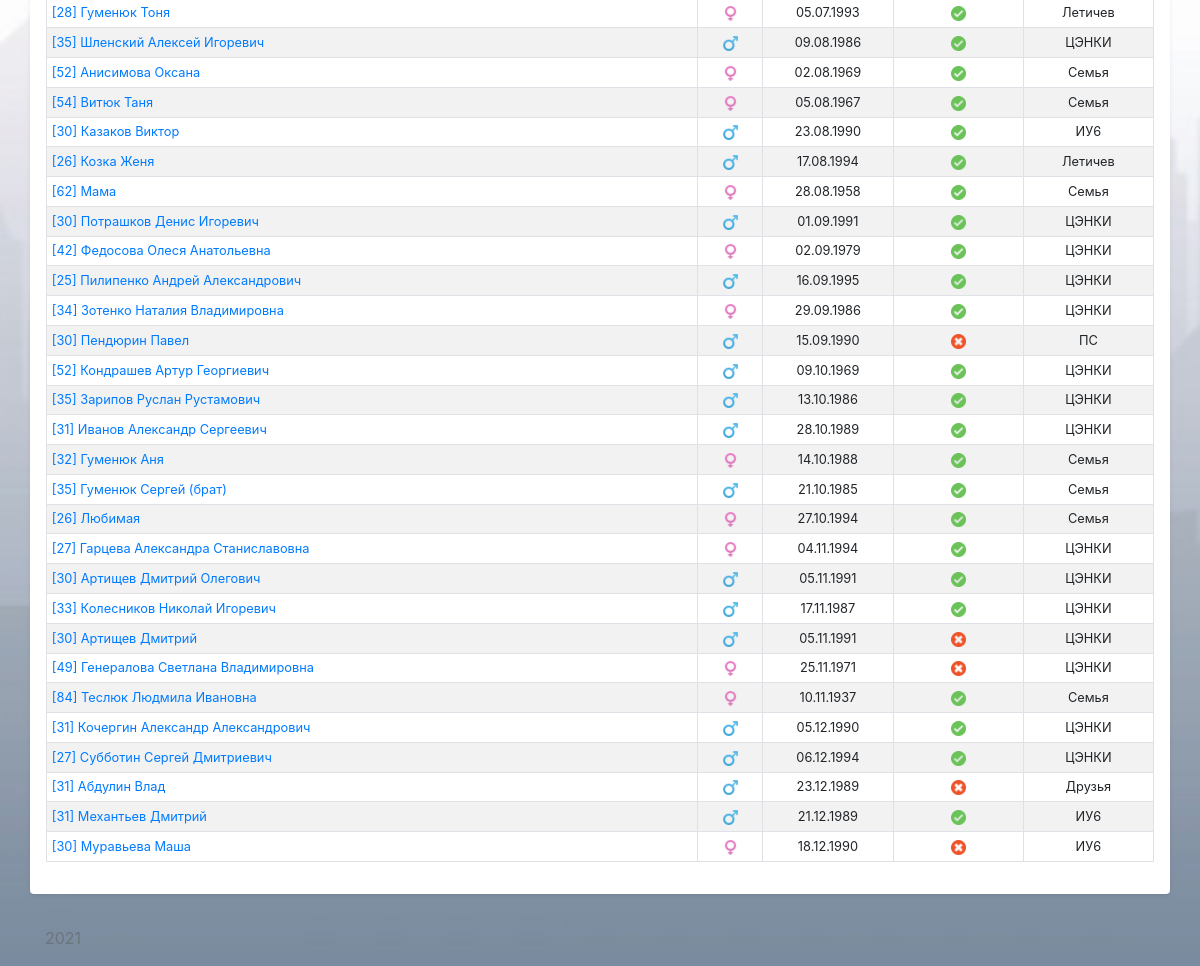
Before: /birthdays/all (signed in, lower part) with the older database file.
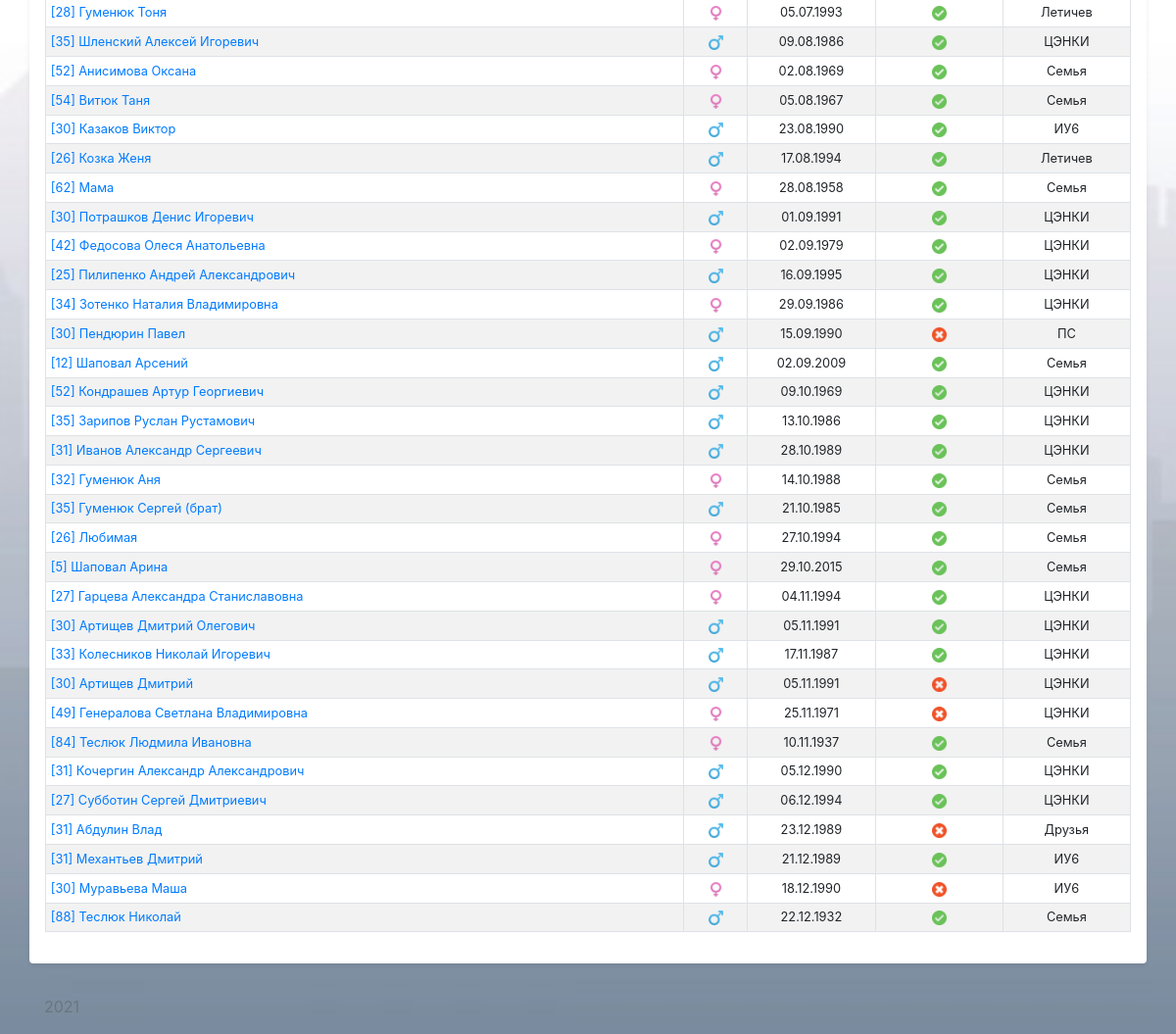
After: the same page with the newer database file.
### models/birthday.py (models this page shows)
class Birthday(db.Model):
    id = db.Column(db.Integer, primary_key=True)
    name = db.Column(db.String(100), nullable=False)
    male = db.Column(db.Boolean, default=True)
    birth_day = db.Column(db.Integer)
    birth_month = db.Column(db.Integer)
    birth_year = db.Column(db.Integer)
    birthday_checked = db.Column(db.Boolean, default=False)
    comment = db.Column(db.Text)

### views/birthday.py (the view)
@app.route('/birthdays/<string:f>')
@login_required
def birthdays(f):
    q = request.args.get('q')
    date_today = get_date()
    if q:
        birthdays_db = Birthday.query.filter(Birthday.name.contains(q) |
                                             Birthday.comment.contains(q)).order_by(Birthday.birth_month)
    else:
        if f == 'all':
            birthdays_db = Birthday.query.order_by(Birthday.birth_month)
        elif f == 'today':
            birthdays_db = Birthday.query.filter(Birthday.birth_month.contains(date_today[1]))
        elif f == 'w':
            birthdays_db = Birthday.query.filter(Birthday.male.contains(0))
        elif f == 'm':
            birthdays_db = Birthday.query.filter(Birthday.male.contains(1))
        else:
            return render_template('404.html')
    return render_template('birthdays/birthdays.html', birthdays=birthdays_db, today=date_today)

### utils/filters.py (called while the page is built)
@app.template_filter('zfill')
def zfill(value, width):
    return str(value).zfill(width)

### utils/utils.py (called while the page is built)
def localize(d: datetime) -> datetime:
    return timezone(Vars.TIME_ZONE).localize(d)

def get_now() -> datetime:
    return localize(datetime.now())

### views/birthday.py (called while the page is built)
def get_date():
    date_full = get_now()
    date_d = date_full.day
    date_m = date_full.month
    date_y = date_full.year
    return date_d, date_m, date_y

### templates/birthdays/birthdays.html (shortened to what this page needs)
{% extends 'base.html' %}
{% block body %}
<div class="container pt-5 my-3 p-3 bg-white rounded shadow-sm">
    <table class="table table-striped table-bordered table-sm small text">
        <tbody>
            {% for el in birthdays %}
            <tr class="">
                {% if el.birth_month >= today[1] %}
                    {% if el.birth_day > today[0] %}
                        <td><a href="/birthdays/{{ el.id }}/update">[{{ today[2] - el.birth_year - 1}}] {{ el.name }}</a></td>
                    {% else %}
                        <td><a href="/birthdays/{{ el.id }}/update">[{{ today[2] - el.birth_year}}] {{ el.name }}</a></td>
                    {% endif %}
                {% else %}
                    <td><a href="/birthdays/{{ el.id }}/update">[{{ today[2] - el.birth_year}}] {{ el.name }}</a></td>
                {% endif %}
                <td align="center">{% if el.male == True %}
                    <img src="/static/birthdays/male.png" alt="" width="15" height="15">
                    {% else %}
                    <img src="/static/birthdays/female.png" alt="" width="15" height="15">
                    {% endif %}</td>
                <td align="center">{{ el.birth_day|zfill(2) }}.{{ el.birth_month|zfill(2) }}.{{ el.birth_year|zfill(2) }}</td>
                <td align="center">{% if el.birthday_checked == True %}
                    <img src="/static/birthdays/checked.png" alt="" width="15" height="15">
                    {% else %}
                    <img src="/static/birthdays/non_checked.png" alt="" width="15" height="15">
                    {% endif %}</td>
                <td align="center">{{ el.comment }}</td>
            </tr>
            {% endfor %}
        </tbody>
    </table>
</div>
{% endblock %}

### templates/base.html (shortened to what this page needs)
<!doctype html>
<html lang="ru" class="h-100">
<head>
    <link rel="stylesheet" href="https://cdn.jsdelivr.net/npm/bootstrap@4.6.0/dist/css/bootstrap.min.css"
>
</head>
<body class="d-flex flex-column h-100">
{% block body %}{% endblock %}
<footer class="footer mt-auto py-3">
    <div class="container">
        <span class="text-muted">2021</span>
    </div>
</footer>
</body>
</html>

### templates/base.html (style rules this page uses)
body { background-color: #E0E0E0; background-image: url('/static/bg.jpg'); background-repeat: no-repeat; background-attachment: fixed; background-size: cover; }

Changed rows visible on the page:
added Birthday: today[2]-el.birth_year "12", name "Шаповал Арсений", male True (drawn), birth_day|zfill "02", birth_month|zfill "09", birth_year|zfill "2009", birthday_checked True (drawn), comment "Семья"
added Birthday: today[2]-el.birth_year-1 "5", name "Шаповал Арина", male False (drawn), birth_day|zfill "29", birth_month|zfill "10", birth_year|zfill "2015", birthday_checked True (drawn), comment "Семья"
added Birthday: today[2]-el.birth_year-1 "88", name "Теслюк Николай", male True (drawn), birth_day|zfill "22", birth_month|zfill "12", birth_year|zfill "1932", birthday_checked True (drawn), comment "Семья"
